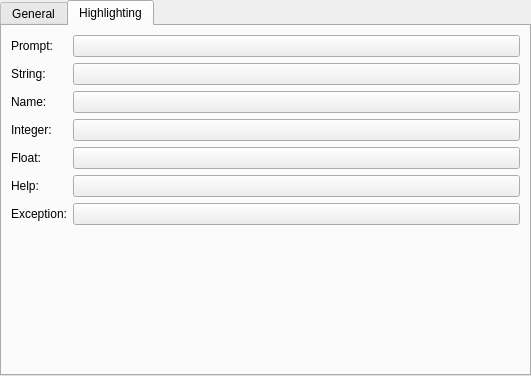
<?xml version="1.0" encoding="UTF-8"?>
<ui version="4.0">
 <class>ConsoleConfig</class>
 <widget class="KTabWidget" name="ConsoleConfig">
  <property name="geometry">
   <rect>
    <x>0</x>
    <y>0</y>
    <width>531</width>
    <height>376</height>
   </rect>
  </property>
  <property name="currentIndex">
   <number>1</number>
  </property>
  <widget class="QWidget" name="generalTab">
   <attribute name="title">
    <string>General</string>
   </attribute>
   <layout class="QGridLayout" name="gridLayout_2">
    <item row="1" column="3">
     <widget class="KLineEdit" name="ps2">
      <property name="whatsThis">
       <string>Continuation prompt</string>
      </property>
      <property name="text">
       <string>...</string>
      </property>
     </widget>
    </item>
    <item row="1" column="1">
     <widget class="KLineEdit" name="ps1">
      <property name="whatsThis">
       <string>Main prompt</string>
      </property>
      <property name="text">
       <string>&gt;&gt;&gt;</string>
      </property>
     </widget>
    </item>
    <item row="1" column="2">
     <widget class="QLabel" name="labelPs2">
      <property name="text">
       <string>Continuation Prompt:</string>
      </property>
      <property name="buddy">
       <cstring>ps2</cstring>
      </property>
     </widget>
    </item>
    <item row="1" column="0">
     <widget class="QLabel" name="labelPs1">
      <property name="text">
       <string>Main Prompt:</string>
      </property>
      <property name="buddy">
       <cstring>ps1</cstring>
      </property>
     </widget>
    </item>
    <item row="0" column="0" colspan="4">
     <widget class="KFontChooser" name="font">
      <property name="whatsThis">
       <string>Main display font</string>
      </property>
     </widget>
    </item>
   </layout>
  </widget>
  <widget class="QWidget" name="coloursTab">
   <attribute name="title">
    <string>Highlighting</string>
   </attribute>
   <layout class="QFormLayout" name="formLayout">
    <item row="0" column="0">
     <widget class="QLabel" name="promptLabel">
      <property name="text">
       <string>Prompt:</string>
      </property>
      <property name="buddy">
       <cstring>promptColour</cstring>
      </property>
     </widget>
    </item>
    <item row="0" column="1">
     <widget class="KColorButton" name="promptColour"/>
    </item>
    <item row="1" column="0">
     <widget class="QLabel" name="stringLabel">
      <property name="text">
       <string>String:</string>
      </property>
      <property name="buddy">
       <cstring>stringColour</cstring>
      </property>
     </widget>
    </item>
    <item row="1" column="1">
     <widget class="KColorButton" name="stringColour"/>
    </item>
    <item row="2" column="0">
     <widget class="QLabel" name="nameLabel">
      <property name="text">
       <string>Name:</string>
      </property>
      <property name="buddy">
       <cstring>nameColour</cstring>
      </property>
     </widget>
    </item>
    <item row="2" column="1">
     <widget class="KColorButton" name="nameColour"/>
    </item>
    <item row="3" column="0">
     <widget class="QLabel" name="integerLabel">
      <property name="text">
       <string>Integer:</string>
      </property>
      <property name="buddy">
       <cstring>integerColour</cstring>
      </property>
     </widget>
    </item>
    <item row="3" column="1">
     <widget class="KColorButton" name="integerColour"/>
    </item>
    <item row="4" column="0">
     <widget class="QLabel" name="floatLabel">
      <property name="text">
       <string>Float:</string>
      </property>
      <property name="buddy">
       <cstring>floatColour</cstring>
      </property>
     </widget>
    </item>
    <item row="4" column="1">
     <widget class="KColorButton" name="floatColour"/>
    </item>
    <item row="5" column="0">
     <widget class="QLabel" name="helpLabel">
      <property name="text">
       <string>Help:</string>
      </property>
      <property name="buddy">
       <cstring>helpColour</cstring>
      </property>
     </widget>
    </item>
    <item row="5" column="1">
     <widget class="KColorButton" name="helpColour"/>
    </item>
    <item row="6" column="0">
     <widget class="QLabel" name="exceptionLabel">
      <property name="text">
       <string>Exception:</string>
      </property>
      <property name="buddy">
       <cstring>exceptionColour</cstring>
      </property>
     </widget>
    </item>
    <item row="6" column="1">
     <widget class="KColorButton" name="exceptionColour"/>
    </item>
   </layout>
  </widget>
 </widget>
 <customwidgets>
  <customwidget>
   <class>KColorButton</class>
   <extends>QPushButton</extends>
   <header>kcolorbutton.h</header>
  </customwidget>
  <customwidget>
   <class>KFontChooser</class>
   <extends>QWidget</extends>
   <header>kfontdialog.h</header>
  </customwidget>
  <customwidget>
   <class>KLineEdit</class>
   <extends>QLineEdit</extends>
   <header>klineedit.h</header>
  </customwidget>
  <customwidget>
   <class>KTabWidget</class>
   <extends>QTabWidget</extends>
   <header>ktabwidget.h</header>
   <container>1</container>
  </customwidget>
 </customwidgets>
 <tabstops>
  <tabstop>ps1</tabstop>
  <tabstop>ps2</tabstop>
  <tabstop>promptColour</tabstop>
  <tabstop>stringColour</tabstop>
  <tabstop>nameColour</tabstop>
  <tabstop>integerColour</tabstop>
  <tabstop>floatColour</tabstop>
  <tabstop>helpColour</tabstop>
  <tabstop>exceptionColour</tabstop>
 </tabstops>
 <resources/>
 <connections/>
</ui>
